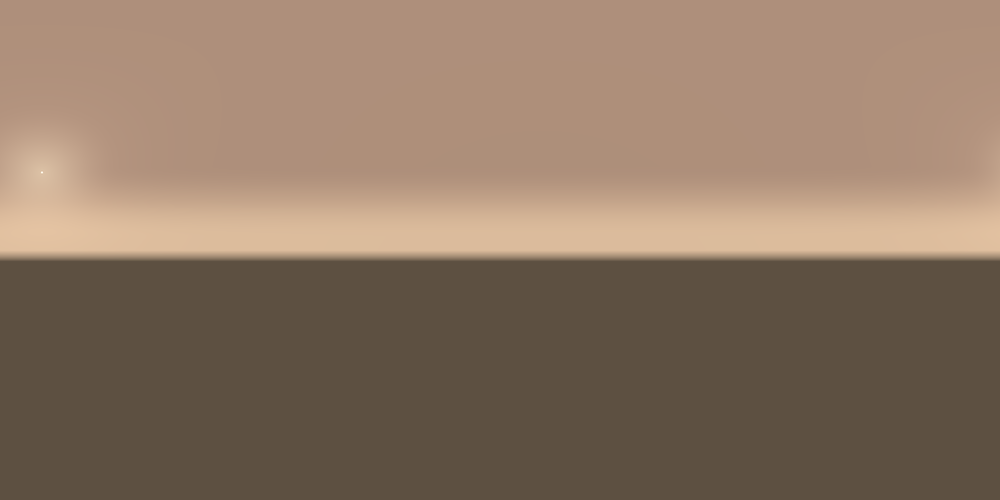
#> input picture data/mars_sky.png, 1000 x 500 px, shrunk from 2048 x 1024 before the run
$ python -i depth_synthesis.py   (imports and definitions only)   (older library calls are emulated)
#> lines starting #> are read from the running program, lines starting #| are printed output that depends on the picture; after the words box and inside, x2 and y2 are one past the last pixel; in counts of white or black regions, pixels touching at a corner belong together
#> further down, picture is the input picture: shape (500, 1000, 3); mean B, G, R 98.8, 117.9, 140.3
"""
Synthetic depth map generation from Mars terrain RGB images.

Why this works
--------------
Real Mars surface images follow predictable depth cues:
  1. Perspective ground plane — rows near the bottom of the image
     correspond to terrain close to the rover; rows near the horizon
     are farther away.  We model this as a linear depth ramp.
  2. Rock / obstacle elevation — rocks have high local edge density
     (Sobel gradient magnitude) and high local intensity variance.
     We detect these regions and add a positive depth offset
     (they stick up above the ground plane toward the camera).
  3. Sky mask — the top fraction of the image has no valid depth
     (infinite / max range).  We detect sky by low saturation + high
     brightness and assign NaN / max_depth there.

The resulting depth map is physically plausible enough that
mars_scout_geometry's RANSAC ground-plane fitter and back-projector
behave exactly as they will with Isaac Sim's real depth sensor.
"""

from __future__ import annotations
import numpy as np
import cv2
from dataclasses import dataclass
from typing import Tuple


@dataclass
class DepthSynthesisConfig:
    min_depth: float = 0.4      # metres — rover footprint (~40 cm)
    max_depth: float = 15.0     # metres — far-field clip
    horizon_frac: float = 0.45  # fraction of image height where horizon sits
    sky_frac: float = 0.35      # top fraction treated as sky (no depth)
    rock_max_height: float = 0.8  # max rock elevation above ground (metres)
    rock_blur_px: int = 7       # smoothing kernel for rock mask
    noise_sigma: float = 0.03   # sensor noise std-dev (metres)


class DepthSynthesiser:
    """
    Converts a Mars terrain RGB image (H×W×3, uint8) to a
    synthetic float32 depth image (H×W, metres).
    """

    def __init__(self, cfg: DepthSynthesisConfig | None = None):
        self.cfg = cfg or DepthSynthesisConfig()

    def synthesise(self, rgb: np.ndarray) -> np.ndarray:
        """
        Parameters
        ----------
        rgb : (H, W, 3) uint8  BGR or RGB — colour order doesn't matter here

        Returns
        -------
        depth : (H, W) float32  metres, NaN where no valid depth
        """
        H, W = rgb.shape[:2]
#> H = 500; W = 1000
        cfg = self.cfg

        # ── 1. Perspective ground-plane ramp ──────────────────────────────────
        # row 0 (top)    → max_depth
        # horizon row    → max_depth   (flat ramp above horizon)
        # bottom row     → min_depth
        depth = self._ground_ramp(H, W)

        # ── 2. Rock / obstacle elevation ──────────────────────────────────────
        rock_mask, rock_height = self._detect_rocks(rgb)
        depth = depth - rock_height   # rocks are closer (smaller z)

        # ── 3. Sky mask → NaN ─────────────────────────────────────────────────
        sky_mask = self._sky_mask(rgb, H, W)
        depth[sky_mask] = np.nan

        # ── 4. Gaussian sensor noise ──────────────────────────────────────────
        noise = np.random.normal(0.0, cfg.noise_sigma, (H, W)).astype(np.float32)
        depth = depth + noise

        # ── 5. Clip to valid range ────────────────────────────────────────────
        depth = np.clip(depth, cfg.min_depth, cfg.max_depth)
        depth[sky_mask] = np.nan

        return depth.astype(np.float32)

    # ── Private helpers ───────────────────────────────────────────────────────

    def _ground_ramp(self, H: int, W: int) -> np.ndarray:
        """Linear depth ramp: bottom row = min_depth, horizon row = max_depth."""
#> called with H = 500, W = 1000
        cfg = self.cfg
        horizon_row = int(H * cfg.horizon_frac)
#> horizon_row = 225
        depth = np.full((H, W), cfg.max_depth, dtype=np.float32)

        # Below horizon: linear ramp from max_depth → min_depth
        for row in range(horizon_row, H):
            frac = (row - horizon_row) / max(H - 1 - horizon_row, 1)
            depth[row, :] = cfg.max_depth - frac * (cfg.max_depth - cfg.min_depth)
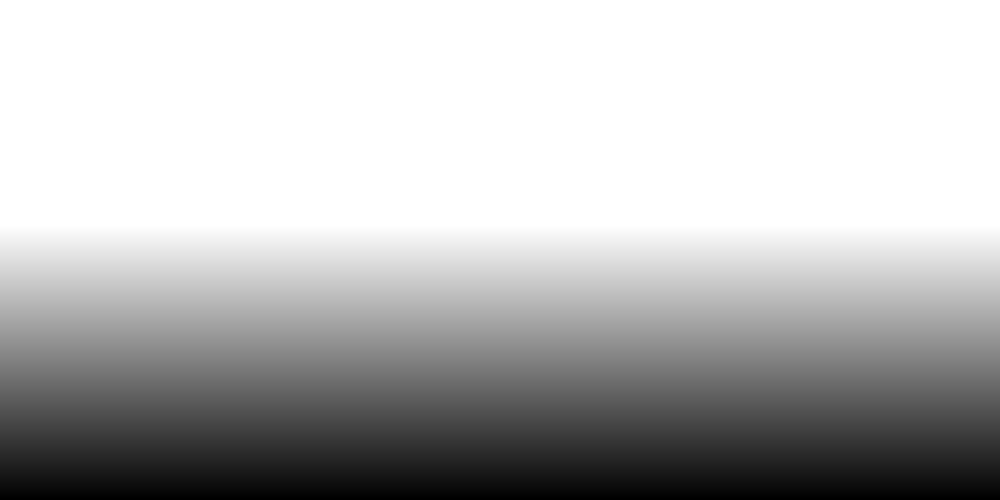
#> depth: shape (500, 1000) float32; min 0.4, max 15, mean 10.98; drawn with min black and max white

        return depth

    def _detect_rocks(self, rgb: np.ndarray) -> Tuple[np.ndarray, np.ndarray]:
        """
        Detect rock regions using Sobel edge density + local intensity variance.

        Returns
        -------
        rock_mask   : (H, W) bool
        rock_height : (H, W) float32  elevation above ground (metres)
        """
        cfg = self.cfg
        H, W = rgb.shape[:2]
#> H = 500; W = 1000

        gray = cv2.cvtColor(rgb, cv2.COLOR_BGR2GRAY).astype(np.float32) / 255.0

        # Edge density via Sobel
        gx = cv2.Sobel(gray, cv2.CV_32F, 1, 0, ksize=3)
        gy = cv2.Sobel(gray, cv2.CV_32F, 0, 1, ksize=3)
        edge_mag = np.sqrt(gx**2 + gy**2)
        edge_mag = cv2.GaussianBlur(edge_mag, (cfg.rock_blur_px, cfg.rock_blur_px), 0)

        # Local variance (rocks have varied texture)
        mean  = cv2.GaussianBlur(gray, (15, 15), 0)
        mean2 = cv2.GaussianBlur(gray**2, (15, 15), 0)
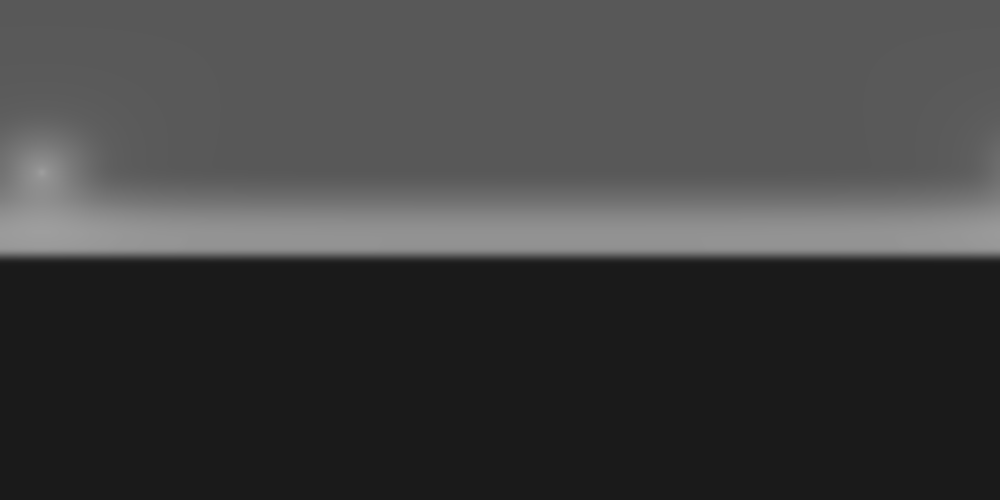
#> mean2: shape (500, 1000) float32; min 0.103, max 0.621, mean 0.256
        local_var = np.clip(mean2 - mean**2, 0, None)
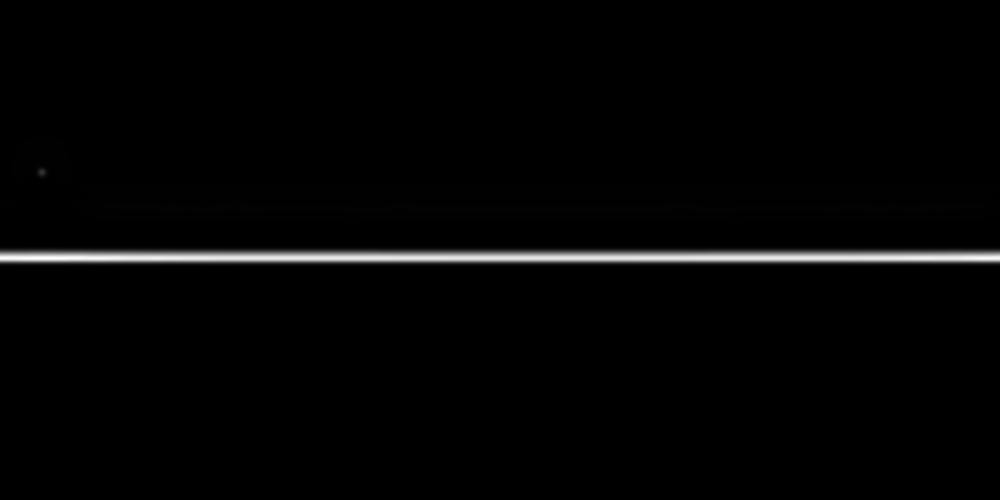
#> local_var: shape (500, 1000) float32; min 0, max 0.0116, mean 0.000199; drawn with min black and max white

        # Combine: high edge density AND high local variance → rock
        rock_score = (edge_mag / (edge_mag.max() + 1e-6)) * 0.6 + \
                     (local_var  / (local_var.max()  + 1e-6)) * 0.4

        # Threshold — top 25% of score are rocks
        thresh = np.percentile(rock_score, 75)
#> thresh = 5.16e-06
        rock_mask = rock_score > thresh
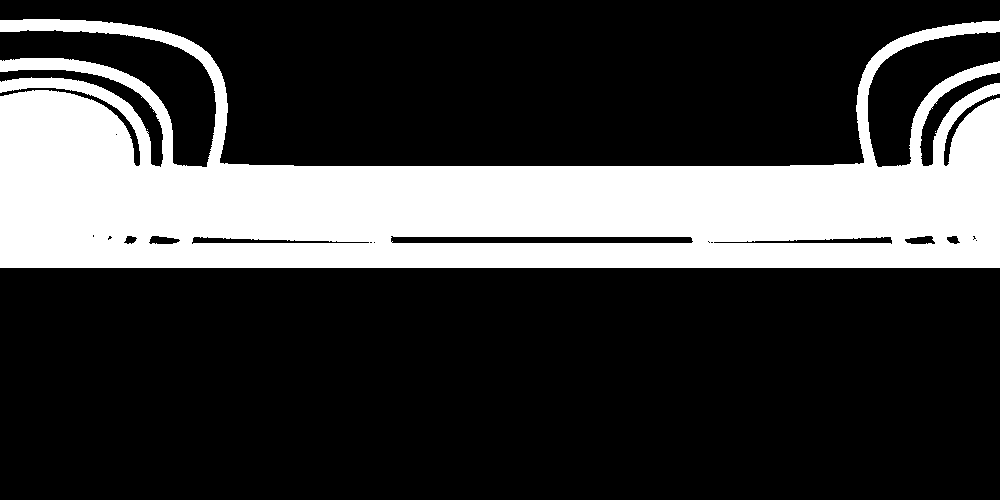
#> rock_mask: shape (500, 1000) bool; 24.9% white; 3 white regions (2 under 20 px), largest, box (x1, y1, x2, y2) and area: (0, 19, 1000, 268) 124688

        # Rock height proportional to score (taller rocks = stronger edges)
        rock_height = (rock_score * cfg.rock_max_height).astype(np.float32)
        rock_height[~rock_mask] = 0.0
#> rock_height: shape (500, 1000) float32; min 0, max 0.787, mean 0.0179

        # Smooth the height field so depth edges aren't pixel-sharp
        rock_height = cv2.GaussianBlur(rock_height, (cfg.rock_blur_px * 2 + 1, cfg.rock_blur_px * 2 + 1), 0)

        return rock_mask, rock_height

    def _sky_mask(self, rgb: np.ndarray, H: int, W: int) -> np.ndarray:
        """
        Detect sky pixels: top fraction of image + high brightness / low saturation.
        Returns bool mask (True = sky / no valid depth).
        """
#> called with H = 500, W = 1000
        cfg = self.cfg
        mask = np.zeros((H, W), dtype=bool)

        # Always mask the top sky_frac rows
        sky_row = int(H * cfg.sky_frac)
#> sky_row = 175
        mask[:sky_row, :] = True

        # Additionally detect bright, low-saturation pixels (sky on Mars is pinkish)
        hsv = cv2.cvtColor(rgb, cv2.COLOR_BGR2HSV).astype(np.float32)
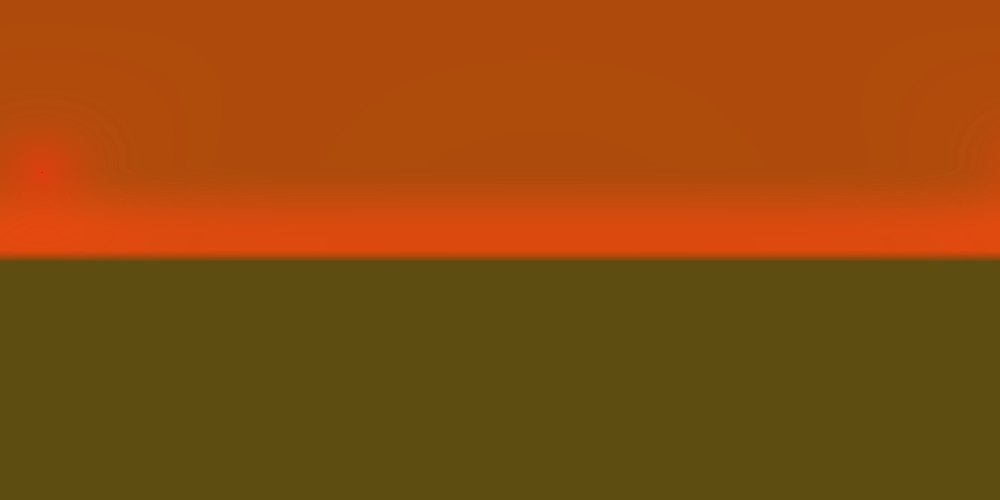
#> hsv: shape (500, 1000, 3) float32; mean B, G, R 14.3, 75.4, 140.1
        saturation = hsv[:, :, 1] / 255.0
        value      = hsv[:, :, 2] / 255.0
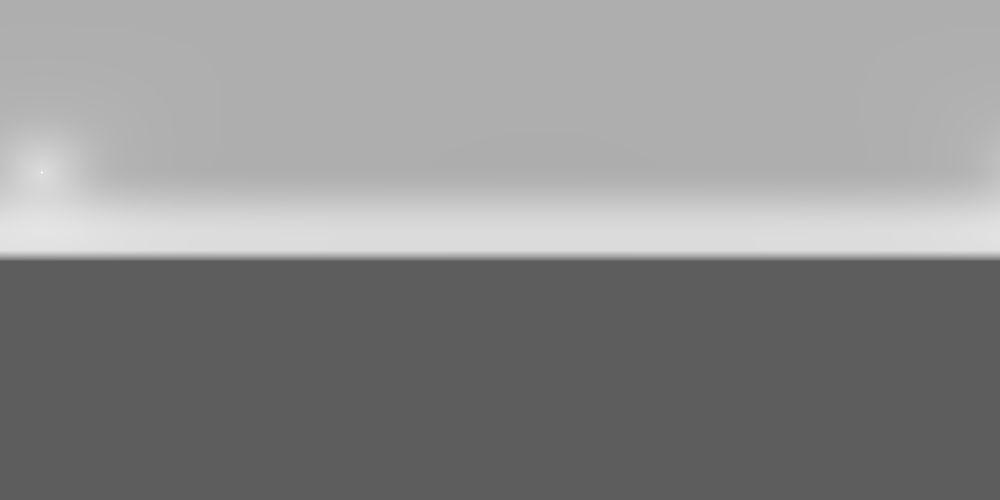
#> value: shape (500, 1000) float32; min 0.365, max 1, mean 0.55
        sky_pixels = (saturation < 0.25) & (value > 0.65)
#> sky_pixels: shape (500, 1000) bool; 0% white in thin lines or dots, all inside (x1, y1, x2, y2) = (37, 169, 46, 176)
        mask |= sky_pixels
#> mask: shape (500, 1000) bool; 35% white; 1 white region, box (x1, y1, x2, y2) and area: (0, 0, 1000, 176) 175003

        return mask

>>> import cv2
>>> picture = cv2.imread('../../../../data/mars_sky.png')
>>> result = DepthSynthesiser().synthesise(picture)
#> in synthesise, `depth[sky_mask] = np.nan`:
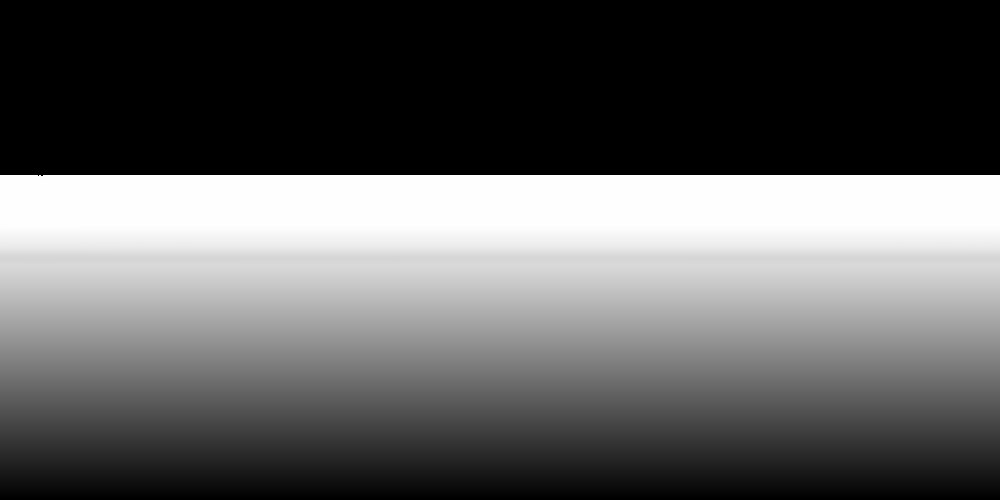
#> depth: shape (500, 1000) float32; 35% of the values are NaN or infinite; the others: min 0.4, max 15, mean 8.8; drawn with min black, max white, NaN and infinite black
